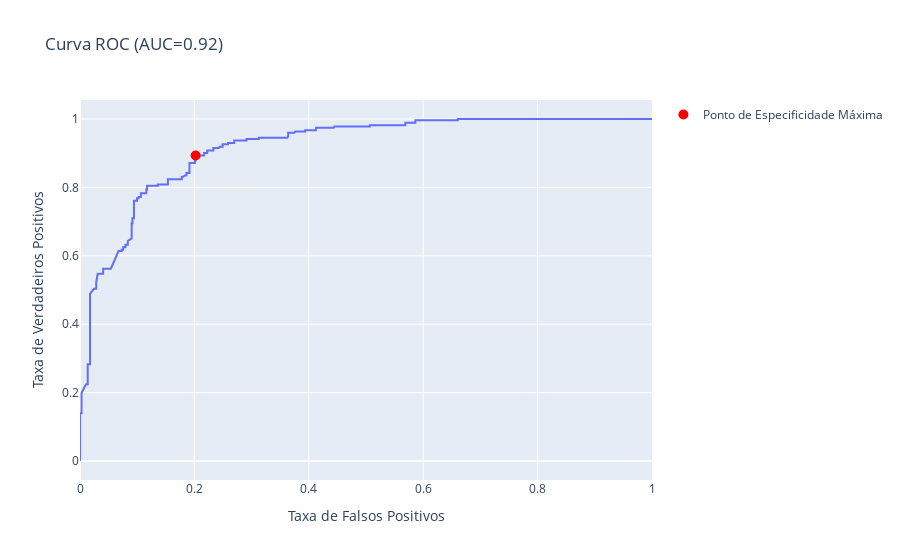

The cell this chart's notebook holds for it:
### Markdown cell above
## Análise Detalhada da Curva ROC

A curva ROC na imagem indica a capacidade do modelo de classificar pacientes em diferentes níveis de risco. A área sob a curva (AUC) de 0,92 indica um bom desempenho do modelo, com boa capacidade de distinguir entre pacientes de alto e baixo risco.

1. Análise Detalhada:

    Curva ROC: A curva sobe abruptamente no início, indicando que o modelo consegue identificar a maioria dos pacientes de alto risco com um baixo número de falsos positivos.
    AUC: A AUC de 0,92 significa que o modelo é capaz de classificar corretamente 92% dos pacientes quando comparado a um classificador aleatório.
    Pontos específicos:
        Ponto (0, 0): Representa o classificador aleatório, onde a probabilidade de classificação correta é igual à probabilidade de classificação incorreta.
        Ponto (1, 1): Representa um classificador perfeito, que sempre classifica os pacientes corretamente.
        Ponto na curva (0,2803235, 0,9375): Indica que o modelo tem uma taxa de falsos positivos de 28,03% e uma taxa de verdadeiros positivos de 93,75% para um determinado limiar de classificação.

2. Inferências:

    O modelo é capaz de distinguir entre pacientes de alto e baixo risco com boa acurácia.
    O modelo tem um bom desempenho na identificação da maioria dos pacientes de alto risco.
    É possível ajustar o limiar de classificação para otimizar a sensibilidade ou a especificidade do modelo, de acordo com as necessidades específicas da aplicação.

3. Considerações:

    A curva ROC não fornece informações sobre a calibração do modelo.
    É importante considerar outras medidas de desempenho, como a acurácia e a precisão, ao avaliar o modelo.

4. Recomendações:

    Ajustar o limiar de classificação de acordo com as necessidades específicas da aplicação.
    Avaliar o desempenho do modelo em diferentes conjuntos de dados.
    Calibrar o modelo para garantir que as probabilidades previstas sejam precisas.
#

### Code cell
#versao 2
X = df_new.drop(columns=["risklevel_classify"])
y = df_new["risklevel_classify"]
y_binary = label_binarize(y, classes=[0, 1, 2])

n_classes = y_binary.shape[1]
objetivo = "especificidade"
model = LogisticRegression()
model.fit(X, y_binary[:, 2])

y_score = model.predict_proba(X)[:, 1]
fpr, tpr, _ = roc_curve(y_binary[:, 2], y_score)
roc_auc = auc(fpr, tpr)

if objetivo == "especificidade":
    especificidade = tpr - fpr
    limiar_especificidade = fpr[especificidade == especificidade.max()]
    y_pred = (y_score >= limiar_especificidade).astype(int)
    precisao = (y_pred == y_binary[:, 2]).mean()
    print(f"Precisão com limiar de especificidade máximo: {precisao:.2f}")

fig = px.line(x=fpr, y=tpr, title=f'Curva ROC (AUC={roc_auc:.2f})', labels={'x':'Taxa de Falsos Positivos', 'y':'Taxa de Verdadeiros Positivos'})

fig.add_scatter(x=fpr[especificidade == especificidade.max()], y=tpr[especificidade == especificidade.max()], 
                mode="markers", name="Ponto de Especificidade Máxima", marker=dict(size=10, color="red"))

fig.show()

### Figure 1 — Plotly figure (JSON) as saved in the notebook; plotly's stock layout.template omitted (floating-point values rounded to 4 significant figures; data arrays with more than 128 entries replaced by an {"elided": "..."} marker saying what was removed)
{"data": [{"hovertemplate": "Taxa de Falsos Positivos=%{x}<br>Taxa de Verdadeiros Positivos=%{y}<extra></extra>", "legendgroup": "", "line": {"color": "#636efa", "dash": "solid"}, "marker": {"symbol": "circle"}, "mode": "lines", "name": "", "orientation": "v", "showlegend": false, "type": "scatter", "x": {"elided": "329 float values"}, "xaxis": "x", "y": {"elided": "329 float values"}, "yaxis": "y"}, {"marker": {"color": "red", "size": 10}, "mode": "markers", "name": "Ponto de Especificidade Máxima", "type": "scatter", "x": [0.2022], "y": [0.8934]}], "layout": {"legend": {"tracegroupgap": 0}, "title": {"text": "Curva ROC (AUC=0.92)"}, "xaxis": {"anchor": "y", "domain": [0, 1], "title": {"text": "Taxa de Falsos Positivos"}}, "yaxis": {"anchor": "x", "domain": [0, 1], "title": {"text": "Taxa de Verdadeiros Positivos"}}}}
